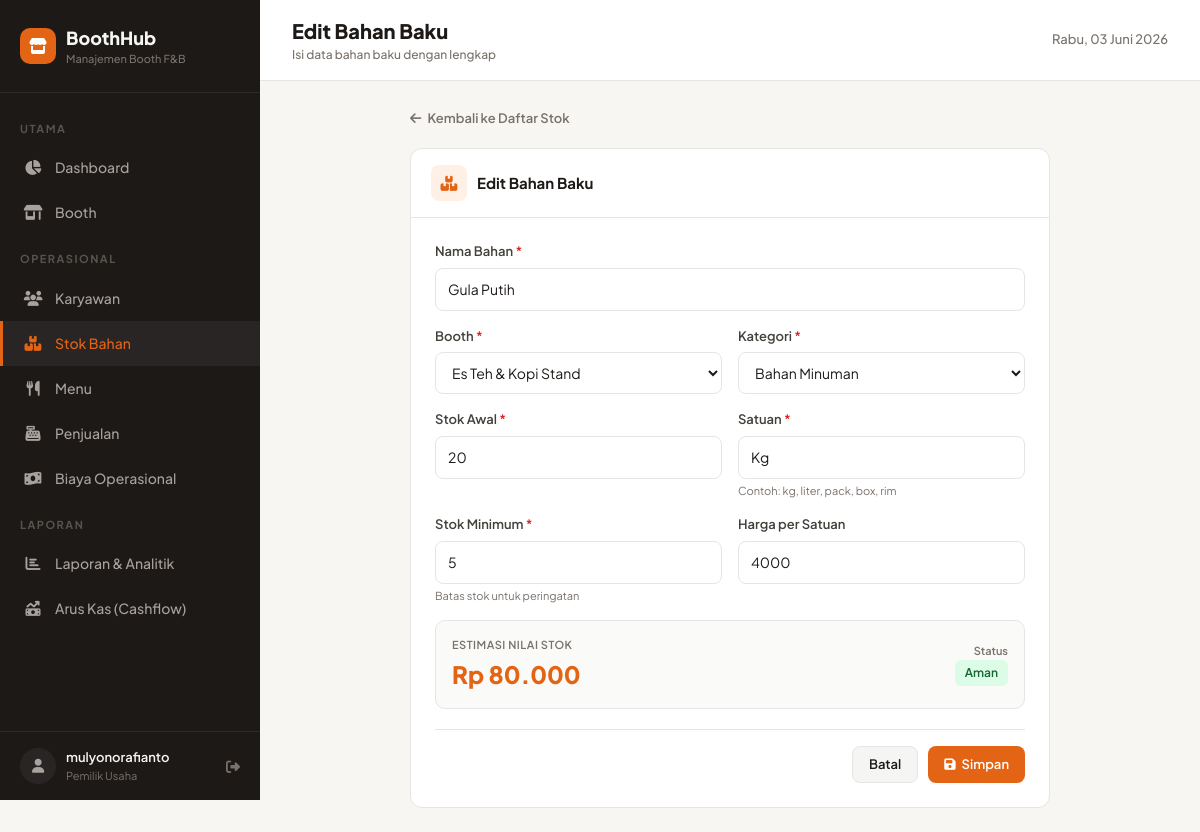
Screenshot of /stok/1/update/ (signed in) with the database file from the repository.
### boothapp/models.py (models this page shows, shortened)
class InventoryItem(models.Model):
    CATEGORY_CHOICES = [
        ('bahan_minuman', 'Bahan Minuman'),
        ('bahan_makanan', 'Bahan Makanan'),
        ('kemasan', 'Kemasan'),
    ]
    name = models.CharField(max_length=200, verbose_name='Nama Bahan')
    booth = models.ForeignKey(Booth, on_delete=models.CASCADE, related_name='inventory')
    category = models.CharField(max_length=30, choices=CATEGORY_CHOICES, verbose_name='Kategori')
    stock = models.PositiveIntegerField(default=0, verbose_name='Stok')
    unit = models.CharField(max_length=30, verbose_name='Satuan')
    min_stock = models.PositiveIntegerField(default=5, verbose_name='Stok Minimum')
    price_per_unit = models.PositiveIntegerField(default=0, verbose_name='Harga per Satuan')
    created_at = models.DateTimeField(auto_now_add=True)
    updated_at = models.DateTimeField(auto_now=True)
    class Meta:
        verbose_name = 'Bahan Baku'
        verbose_name_plural = 'Bahan Baku'
        ordering = ['name']

### boothapp/views.py (the view)
# urls.py: path('stok/<int:pk>/update/', views.inventory_update, name='inventory_update'),
@login_required
def inventory_update(request, pk):
    item = get_object_or_404(InventoryItem, pk=pk)
    if request.method == 'POST':
        form = InventoryForm(request.POST, instance=item)
        if form.is_valid():
            form.save()
            return redirect('boothapp:inventory_list')
    else:
        form = InventoryForm(instance=item)
    return render(request, 'boothapp/inventory_form.html', {'form': form, 'title': 'Edit Bahan Baku'})

### boothapp/forms.py
class InventoryForm(forms.ModelForm):
    class Meta:
        model = InventoryItem
        fields = ['name', 'booth', 'category', 'stock', 'unit', 'min_stock', 'price_per_unit']
        widgets = {
            'name': forms.TextInput(attrs={'class': 'form-input'}),
            'unit': forms.TextInput(attrs={'class': 'form-input', 'placeholder': 'kg, liter, pack'}),
        }

### boothapp/models.py (called while the page is built)
    def __str__(self):
        return self.name

### templates/boothapp/inventory_form.html (shortened to what this page needs)
{% extends 'boothapp/base.html' %}
{% block nav_stok %}active{% endblock %}
{% block page_title %}{{ title }}{% endblock %}
{% block page_subtitle %}Isi data bahan baku dengan lengkap{% endblock %}
{% block content %}
<div style="max-width:640px;margin:0 auto;">
    <a href="{% url 'boothapp:inventory_list' %}" style="display:inline-flex;align-items:center;gap:6px;color:var(--muted);text-decoration:none;font-size:13px;font-weight:600;margin-bottom:20px;transition:color 0.2s;"
       onmouseover="this.style.color='var(--accent)'" onmouseout="this.style.color='var(--muted)'">
        <i class="fas fa-arrow-left"></i> Kembali ke Daftar Stok
    </a>
    <div class="card">
        <div class="card-header">
            <div style="display:flex;align-items:center;gap:10px;">
                <div style="width:36px;height:36px;border-radius:8px;background:var(--accent-light);display:flex;align-items:center;justify-content:center;">
                    <i class="fas fa-boxes-stacked" style="color:var(--accent);font-size:15px;"></i>
                </div>
                <span>{{ title }}</span>
            </div>
        </div>
        <div style="padding:24px;">
            <form method="post" novalidate>
                <div class="form-group">
                    <label class="form-label" for="id_name">
                        Nama Bahan <span style="color:var(--danger);">*</span>
                    </label>
                    {{ form.name }}
                </div>
                <div style="display:grid;grid-template-columns:1fr 1fr;gap:16px;">
                    <div class="form-group">
                        <label class="form-label" for="id_booth">Booth <span style="color:var(--danger);">*</span></label>
                        {{ form.booth }}
                    </div>
                    <div class="form-group">
                        <label class="form-label" for="id_category">Kategori <span style="color:var(--danger);">*</span></label>
                        {{ form.category }}
                    </div>
                </div>
                <div style="display:grid;grid-template-columns:1fr 1fr;gap:16px;">
                    <div class="form-group">
                        <label class="form-label" for="id_stock">Stok Awal <span style="color:var(--danger);">*</span></label>
                        {{ form.stock }}
                    </div>
                    <div class="form-group">
                        <label class="form-label" for="id_unit">Satuan <span style="color:var(--danger);">*</span></label>
                        {{ form.unit }}
                        <div style="font-size:11px;color:var(--muted);margin-top:4px;">Contoh: kg, liter, pack, box, rim</div>
                    </div>
                </div>
                <div style="display:grid;grid-template-columns:1fr 1fr;gap:16px;">
                    <div class="form-group">
                        <label class="form-label" for="id_min_stock">Stok Minimum <span style="color:var(--danger);">*</span></label>
                        {{ form.min_stock }}
                        <div style="font-size:11px;color:var(--muted);margin-top:4px;">Batas stok untuk peringatan</div>
                    </div>
                    <div class="form-group">
                        <label class="form-label" for="id_price_per_unit">Harga per Satuan</label>
                        {{ form.price_per_unit }}
                    </div>
                </div>
                <div id="stockPreview" style="padding:16px;background:#FAFAF9;border-radius:10px;border:1px solid var(--border);margin-bottom:20px;">
                    <div style="display:flex;justify-content:space-between;align-items:center;flex-wrap:wrap;gap:8px;">
                        <div>
                            <div style="font-size:11px;color:var(--muted);font-weight:600;text-transform:uppercase;letter-spacing:0.5px;">Estimasi Nilai Stok</div>
                            <div id="totalValue" style="font-size:24px;font-weight:900;color:var(--accent);margin-top:2px;">Rp 0</div>
                        </div>
                        <div id="statusPreview" style="text-align:right;">
                            <div style="font-size:11px;color:var(--muted);font-weight:600;">Status</div>
                            <span id="statusBadge" class="badge badge-success">Aman</span>
                        </div>
                    </div>
                </div>
                <div style="display:flex;justify-content:flex-end;gap:10px;padding-top:16px;border-top:1px solid var(--border);">
                    <a href="{% url 'boothapp:inventory_list' %}" class="btn btn-secondary" style="text-decoration:none;">Batal</a>
                    <button type="submit" class="btn btn-primary">
                        <i class="fas fa-save"></i> Simpan
                    </button>
                </div>
            </form>
        </div>
    </div>
</div>
{% endblock %}

### templates/boothapp/base.html (shortened to what this page needs)
<!DOCTYPE html>
<html lang="id">
<head>
    <script src="https://cdn.tailwindcss.com"></script>
    <link rel="stylesheet" href="https://cdnjs.cloudflare.com/ajax/libs/font-awesome/6.5.1/css/all.min.css">
</head>
<body>
    <aside class="sidebar" id="sidebar">
        <div class="sidebar-brand">
            <div style="display:flex;align-items:center;gap:10px;">
                <div style="width:36px;height:36px;background:var(--accent);border-radius:10px;display:flex;align-items:center;justify-content:center;">
                    <i class="fas fa-store" style="color:white;font-size:16px;"></i>
                </div>
                <div>
                    <div style="color:#F5F5F4;font-weight:800;font-size:18px;">BoothHub</div>
                    <div style="color:#78716C;font-size:11px;font-weight:500;">Manajemen Booth F&B</div>
                </div>
            </div>
        </div>
        <nav class="sidebar-nav">
            <div class="sidebar-section">Utama</div>
            <a href="{% url 'boothapp:dashboard' %}" class="{% block nav_dashboard %}{% endblock %}"><i class="fas fa-chart-pie"></i> Dashboard</a>
            <a href="{% url 'boothapp:booth_list' %}" class="{% block nav_booth %}{% endblock %}"><i class="fas fa-store-alt"></i> Booth</a>
            <div class="sidebar-section">Operasional</div>
            <a href="{% url 'boothapp:employee_list' %}" class="{% block nav_karyawan %}{% endblock %}"><i class="fas fa-users"></i> Karyawan</a>
            <a href="{% url 'boothapp:inventory_list' %}" class="{% block nav_stok %}{% endblock %}"><i class="fas fa-boxes-stacked"></i> Stok Bahan</a>
            <a href="{% url 'boothapp:menu_list' %}" class="{% block nav_menu %}{% endblock %}"><i class="fas fa-utensils"></i> Menu</a>
            <a href="{% url 'boothapp:sale_list' %}" class="{% block nav_penjualan %}{% endblock %}"><i class="fas fa-cash-register"></i> Penjualan</a>
            <a href="{% url 'boothapp:expense_list' %}" class="{% block nav_biaya %}{% endblock %}"><i class="fas fa-money-bill-wave"></i> Biaya Operasional</a>
                       <div class="sidebar-section">Laporan</div>
            <a href="{% url 'boothapp:report' %}" class="{% block nav_laporan %}{% endblock %}"><i class="fas fa-chart-bar"></i> Laporan & Analitik</a>
            <a href="{% url 'boothapp:cashflow_report' %}" class="{% block nav_cashflow %}{% endblock %}"><i class="fas fa-money-bill-trend-up"></i> Arus Kas (Cashflow)</a>
        </nav>
        <div style="padding:16px 20px;border-top:1px solid rgba(255,255,255,0.08);">
            <div style="display:flex;align-items:center;gap:10px;">
                <div style="width:36px;height:36px;background:#292524;border-radius:50%;display:flex;align-items:center;justify-content:center;">
                    <i class="fas fa-user" style="color:#A8A29E;font-size:14px;"></i>
                </div>
                <div style="flex:1;">
                    <div style="color:#F5F5F4;font-size:13px;font-weight:600;">{{ request.user.get_full_name|default:request.user.username }}</div>
                    <div style="color:#78716C;font-size:11px;">Pemilik Usaha</div>
                </div>
                <a href="{% url 'logout' %}" style="color:#78716C;font-size:14px;" title="Logout"><i class="fas fa-sign-out-alt"></i></a>
            </div>
        </div>
    </aside>
    <div class="main-content">
        <div class="topbar">
            <div style="display:flex;align-items:center;gap:12px;">
                <div>
                    <h1 id="pageTitle" style="font-size:20px;font-weight:800;">{% block page_title %}Dashboard{% endblock %}</h1>
                    <p id="pageSubtitle" style="font-size:12px;color:var(--muted);font-weight:500;">{% block page_subtitle %}{% endblock %}</p>
                </div>
            </div>
            <div style="display:flex;align-items:center;gap:12px;">
                <div style="font-size:13px;color:var(--muted);font-weight:500;">{% now "l, d F Y" %}</div>
            </div>
        </div>
        <div style="padding:24px 32px;" class="page-enter">
            {% block content %}{% endblock %}
        </div>
    </div>
</body>
</html>

### templates/boothapp/base.html (style rules this page uses)
:root { --bg: #F8F6F3; --fg: #1C1917; --muted: #78716C; --accent: #E36414; --accent-light: #FFF0E6; --card: #FFFFFF; --border: #E7E5E4; --sidebar: #1C1917; --sidebar-hover: #292524; --success: #16A34A; --warning: #F59E0B; --danger: #DC2626; --info: #0891B2; }
* { margin: 0; padding: 0; box-sizing: border-box; }
body { font-family: 'Plus Jakarta Sans', sans-serif; background: var(--bg); color: var(--fg); }
.sidebar { width: 260px; min-height: 100vh; background: var(--sidebar); position: fixed; left: 0; top: 0; z-index: 50; transition: transform 0.3s ease; display: flex; flex-direction: column; }
.sidebar-brand { padding: 24px 20px; border-bottom: 1px solid rgba(255,255,255,0.08); }
.sidebar-nav { flex: 1; overflow-y: auto; padding: 12px 0; }
.sidebar-nav a { display: flex; align-items: center; gap: 12px; padding: 12px 20px; color: #A8A29E; text-decoration: none; font-size: 14px; font-weight: 500; transition: all 0.2s; border-left: 3px solid transparent; }
.sidebar-nav a.active { background: var(--sidebar-hover); color: var(--accent); border-left-color: var(--accent); }
.sidebar-nav a i { width: 20px; text-align: center; font-size: 15px; }
.sidebar-section { padding: 16px 20px 8px; font-size: 11px; text-transform: uppercase; letter-spacing: 1.5px; color: #57534E; font-weight: 700; }
.main-content { margin-left: 260px; min-height: 100vh; }
.topbar { background: var(--card); border-bottom: 1px solid var(--border); padding: 16px 32px; display: flex; align-items: center; justify-content: space-between; position: sticky; top: 0; z-index: 40; }
.card { background: var(--card); border: 1px solid var(--border); border-radius: 12px; overflow: hidden; transition: box-shadow 0.2s; }
.card-header { padding: 16px 20px; border-bottom: 1px solid var(--border); font-weight: 700; font-size: 15px; display: flex; align-items: center; justify-content: space-between; }
.badge { padding: 4px 10px; border-radius: 6px; font-size: 12px; font-weight: 600; display: inline-block; }
.badge-success { background: #DCFCE7; color: #166534; }
.btn { padding: 8px 16px; border-radius: 8px; font-size: 13px; font-weight: 600; border: none; cursor: pointer; transition: all 0.2s; display: inline-flex; align-items: center; gap: 6px; font-family: inherit; text-decoration: none; }
.btn-primary { background: var(--accent); color: white; }
.btn-secondary { background: #F5F5F4; color: var(--fg); border: 1px solid var(--border); }
.form-group { margin-bottom: 16px; }
.form-label { display: block; font-size: 13px; font-weight: 600; margin-bottom: 6px; color: #44403C; }
.form-input, .form-select { width: 100%; padding: 10px 12px; border: 1px solid var(--border); border-radius: 8px; font-size: 14px; font-family: inherit; background: white; transition: border-color 0.2s; outline: none; }
.page-enter { animation: fadeUp 0.3s ease; }

### rows the page displays
InventoryItem: name "Gula Putih", booth "Es Teh & Kopi Stand", category "Bahan Minuman", stock "20", unit "Kg", min_stock "5", price_per_unit "4000"

### other values shown
{{ request.user.get_full_name|default:request.user.username }} "mulyonorafianto"
{{ title }} "Edit Bahan Baku"
